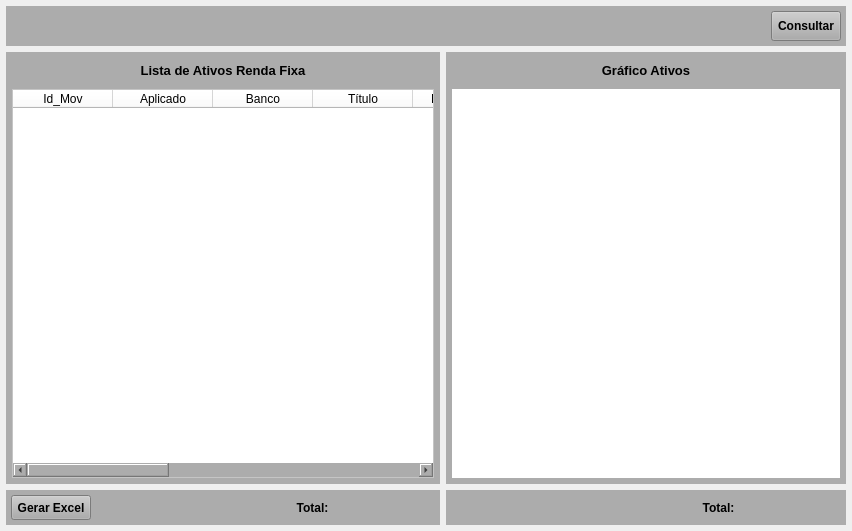
<?xml version="1.0" encoding="UTF-8"?>
<ui version="4.0">
 <class>MainWindow</class>
 <widget class="QMainWindow" name="MainWindow">
  <property name="geometry">
   <rect>
    <x>0</x>
    <y>0</y>
    <width>852</width>
    <height>531</height>
   </rect>
  </property>
  <property name="windowTitle">
   <string>Ativos em Renda Fixa</string>
  </property>
  <widget class="QWidget" name="centralwidget">
   <layout class="QVBoxLayout" name="verticalLayout">
    <property name="leftMargin">
     <number>6</number>
    </property>
    <property name="topMargin">
     <number>6</number>
    </property>
    <property name="rightMargin">
     <number>6</number>
    </property>
    <property name="bottomMargin">
     <number>6</number>
    </property>
    <item>
     <widget class="QWidget" name="widget_5" native="true">
      <property name="minimumSize">
       <size>
        <width>0</width>
        <height>40</height>
       </size>
      </property>
      <property name="maximumSize">
       <size>
        <width>16777215</width>
        <height>40</height>
       </size>
      </property>
      <property name="styleSheet">
       <string notr="true">background-color: rgb(172, 172, 172);</string>
      </property>
      <layout class="QHBoxLayout" name="horizontalLayout_3">
       <property name="spacing">
        <number>5</number>
       </property>
       <property name="leftMargin">
        <number>5</number>
       </property>
       <property name="topMargin">
        <number>5</number>
       </property>
       <property name="rightMargin">
        <number>5</number>
       </property>
       <property name="bottomMargin">
        <number>5</number>
       </property>
       <item>
        <widget class="QLabel" name="label_7">
         <property name="text">
          <string/>
         </property>
        </widget>
       </item>
       <item>
        <widget class="QPushButton" name="btn_Consulta">
         <property name="sizePolicy">
          <sizepolicy hsizetype="Preferred" vsizetype="Preferred">
           <horstretch>0</horstretch>
           <verstretch>0</verstretch>
          </sizepolicy>
         </property>
         <property name="minimumSize">
          <size>
           <width>0</width>
           <height>0</height>
          </size>
         </property>
         <property name="maximumSize">
          <size>
           <width>70</width>
           <height>30</height>
          </size>
         </property>
         <property name="font">
          <font>
           <pointsize>9</pointsize>
           <weight>75</weight>
           <bold>true</bold>
          </font>
         </property>
         <property name="cursor">
          <cursorShape>PointingHandCursor</cursorShape>
         </property>
         <property name="text">
          <string>Consultar</string>
         </property>
        </widget>
       </item>
      </layout>
     </widget>
    </item>
    <item>
     <widget class="QWidget" name="widget_3" native="true">
      <layout class="QHBoxLayout" name="horizontalLayout_2">
       <property name="leftMargin">
        <number>0</number>
       </property>
       <property name="topMargin">
        <number>0</number>
       </property>
       <property name="rightMargin">
        <number>0</number>
       </property>
       <property name="bottomMargin">
        <number>0</number>
       </property>
       <item>
        <widget class="QWidget" name="widget_9" native="true">
         <layout class="QVBoxLayout" name="verticalLayout_4">
          <property name="leftMargin">
           <number>0</number>
          </property>
          <property name="topMargin">
           <number>0</number>
          </property>
          <property name="rightMargin">
           <number>0</number>
          </property>
          <property name="bottomMargin">
           <number>0</number>
          </property>
          <item>
           <widget class="QWidget" name="widget_4" native="true">
            <property name="minimumSize">
             <size>
              <width>0</width>
              <height>0</height>
             </size>
            </property>
            <property name="styleSheet">
             <string notr="true">background-color: rgb(172, 172, 172);</string>
            </property>
            <layout class="QVBoxLayout" name="verticalLayout_2">
             <property name="spacing">
              <number>6</number>
             </property>
             <property name="leftMargin">
              <number>6</number>
             </property>
             <property name="topMargin">
              <number>6</number>
             </property>
             <property name="rightMargin">
              <number>6</number>
             </property>
             <property name="bottomMargin">
              <number>6</number>
             </property>
             <item>
              <widget class="QLabel" name="label_5">
               <property name="minimumSize">
                <size>
                 <width>0</width>
                 <height>0</height>
                </size>
               </property>
               <property name="maximumSize">
                <size>
                 <width>16777215</width>
                 <height>25</height>
                </size>
               </property>
               <property name="font">
                <font>
                 <pointsize>10</pointsize>
                 <weight>75</weight>
                 <bold>true</bold>
                </font>
               </property>
               <property name="text">
                <string>Lista de Ativos Renda Fixa</string>
               </property>
               <property name="alignment">
                <set>Qt::AlignCenter</set>
               </property>
              </widget>
             </item>
             <item>
              <widget class="QTableWidget" name="table_Lista">
               <property name="sizePolicy">
                <sizepolicy hsizetype="Preferred" vsizetype="Preferred">
                 <horstretch>0</horstretch>
                 <verstretch>0</verstretch>
                </sizepolicy>
               </property>
               <property name="font">
                <font>
                 <pointsize>8</pointsize>
                </font>
               </property>
               <property name="styleSheet">
                <string notr="true">background-color: rgb(255, 255, 255);</string>
               </property>
               <column>
                <property name="text">
                 <string>Id_Mov</string>
                </property>
               </column>
               <column>
                <property name="text">
                 <string>Aplicado</string>
                </property>
               </column>
               <column>
                <property name="text">
                 <string>Banco</string>
                </property>
               </column>
               <column>
                <property name="text">
                 <string>Título</string>
                </property>
               </column>
               <column>
                <property name="text">
                 <string>R$ Aplicado</string>
                </property>
               </column>
               <column>
                <property name="text">
                 <string>R$ Atual</string>
                </property>
               </column>
               <column>
                <property name="text">
                 <string>Indexador</string>
                </property>
               </column>
               <column>
                <property name="text">
                 <string>Tipo</string>
                </property>
               </column>
               <column>
                <property name="text">
                 <string>Vencimento</string>
                </property>
               </column>
               <column>
                <property name="text">
                 <string>Rentabilidade</string>
                </property>
               </column>
               <column>
                <property name="text">
                 <string>Liquidez</string>
                </property>
               </column>
              </widget>
             </item>
            </layout>
           </widget>
          </item>
          <item>
           <widget class="QWidget" name="widget" native="true">
            <property name="maximumSize">
             <size>
              <width>16777215</width>
              <height>35</height>
             </size>
            </property>
            <property name="styleSheet">
             <string notr="true">background-color: rgb(172, 172, 172);</string>
            </property>
            <layout class="QHBoxLayout" name="horizontalLayout">
             <property name="spacing">
              <number>5</number>
             </property>
             <property name="leftMargin">
              <number>5</number>
             </property>
             <property name="topMargin">
              <number>5</number>
             </property>
             <property name="rightMargin">
              <number>5</number>
             </property>
             <property name="bottomMargin">
              <number>5</number>
             </property>
             <item>
              <widget class="QPushButton" name="btn_Excel">
               <property name="sizePolicy">
                <sizepolicy hsizetype="Preferred" vsizetype="Preferred">
                 <horstretch>0</horstretch>
                 <verstretch>0</verstretch>
                </sizepolicy>
               </property>
               <property name="minimumSize">
                <size>
                 <width>0</width>
                 <height>0</height>
                </size>
               </property>
               <property name="maximumSize">
                <size>
                 <width>80</width>
                 <height>30</height>
                </size>
               </property>
               <property name="font">
                <font>
                 <pointsize>9</pointsize>
                 <weight>75</weight>
                 <bold>true</bold>
                </font>
               </property>
               <property name="cursor">
                <cursorShape>PointingHandCursor</cursorShape>
               </property>
               <property name="text">
                <string>Gerar Excel</string>
               </property>
              </widget>
             </item>
             <item>
              <widget class="QLabel" name="label_Excel">
               <property name="text">
                <string/>
               </property>
              </widget>
             </item>
             <item>
              <widget class="QLabel" name="label_18">
               <property name="minimumSize">
                <size>
                 <width>0</width>
                 <height>0</height>
                </size>
               </property>
               <property name="maximumSize">
                <size>
                 <width>35</width>
                 <height>16777215</height>
                </size>
               </property>
               <property name="font">
                <font>
                 <pointsize>9</pointsize>
                 <weight>75</weight>
                 <bold>true</bold>
                </font>
               </property>
               <property name="text">
                <string>Total:</string>
               </property>
               <property name="alignment">
                <set>Qt::AlignCenter</set>
               </property>
              </widget>
             </item>
             <item>
              <widget class="QLabel" name="label_Total_Lista">
               <property name="maximumSize">
                <size>
                 <width>100</width>
                 <height>25</height>
                </size>
               </property>
               <property name="font">
                <font>
                 <pointsize>9</pointsize>
                 <weight>75</weight>
                 <bold>true</bold>
                </font>
               </property>
               <property name="text">
                <string/>
               </property>
               <property name="alignment">
                <set>Qt::AlignCenter</set>
               </property>
              </widget>
             </item>
            </layout>
           </widget>
          </item>
         </layout>
        </widget>
       </item>
       <item>
        <widget class="QWidget" name="widget_10" native="true">
         <property name="sizePolicy">
          <sizepolicy hsizetype="Preferred" vsizetype="Preferred">
           <horstretch>0</horstretch>
           <verstretch>0</verstretch>
          </sizepolicy>
         </property>
         <property name="maximumSize">
          <size>
           <width>400</width>
           <height>16777215</height>
          </size>
         </property>
         <layout class="QVBoxLayout" name="verticalLayout_5">
          <property name="leftMargin">
           <number>0</number>
          </property>
          <property name="topMargin">
           <number>0</number>
          </property>
          <property name="rightMargin">
           <number>0</number>
          </property>
          <property name="bottomMargin">
           <number>0</number>
          </property>
          <item>
           <widget class="QWidget" name="widget_6" native="true">
            <property name="maximumSize">
             <size>
              <width>16777215</width>
              <height>16777215</height>
             </size>
            </property>
            <property name="styleSheet">
             <string notr="true">background-color: rgb(172, 172, 172);</string>
            </property>
            <layout class="QVBoxLayout" name="verticalLayout_3">
             <property name="spacing">
              <number>6</number>
             </property>
             <property name="leftMargin">
              <number>6</number>
             </property>
             <property name="topMargin">
              <number>6</number>
             </property>
             <property name="rightMargin">
              <number>6</number>
             </property>
             <property name="bottomMargin">
              <number>6</number>
             </property>
             <item>
              <widget class="QLabel" name="label_6">
               <property name="minimumSize">
                <size>
                 <width>0</width>
                 <height>0</height>
                </size>
               </property>
               <property name="maximumSize">
                <size>
                 <width>16777215</width>
                 <height>25</height>
                </size>
               </property>
               <property name="font">
                <font>
                 <pointsize>10</pointsize>
                 <weight>75</weight>
                 <bold>true</bold>
                </font>
               </property>
               <property name="text">
                <string>Gráfico Ativos</string>
               </property>
               <property name="alignment">
                <set>Qt::AlignCenter</set>
               </property>
              </widget>
             </item>
             <item>
              <widget class="QWidget" name="widget_grafico" native="true">
               <property name="styleSheet">
                <string notr="true">background-color: rgb(255, 255, 255);</string>
               </property>
              </widget>
             </item>
            </layout>
           </widget>
          </item>
          <item>
           <widget class="QWidget" name="widget_8" native="true">
            <property name="maximumSize">
             <size>
              <width>16777215</width>
              <height>35</height>
             </size>
            </property>
            <property name="styleSheet">
             <string notr="true">background-color: rgb(172, 172, 172);</string>
            </property>
            <layout class="QHBoxLayout" name="horizontalLayout_5">
             <property name="spacing">
              <number>5</number>
             </property>
             <property name="leftMargin">
              <number>5</number>
             </property>
             <property name="topMargin">
              <number>5</number>
             </property>
             <property name="rightMargin">
              <number>5</number>
             </property>
             <property name="bottomMargin">
              <number>5</number>
             </property>
             <item>
              <widget class="QLabel" name="label_4">
               <property name="text">
                <string/>
               </property>
              </widget>
             </item>
             <item>
              <widget class="QLabel" name="label_20">
               <property name="minimumSize">
                <size>
                 <width>0</width>
                 <height>0</height>
                </size>
               </property>
               <property name="maximumSize">
                <size>
                 <width>35</width>
                 <height>16777215</height>
                </size>
               </property>
               <property name="font">
                <font>
                 <pointsize>9</pointsize>
                 <weight>75</weight>
                 <bold>true</bold>
                </font>
               </property>
               <property name="text">
                <string>Total:</string>
               </property>
               <property name="alignment">
                <set>Qt::AlignCenter</set>
               </property>
              </widget>
             </item>
             <item>
              <widget class="QLabel" name="label_Total_Grafico">
               <property name="maximumSize">
                <size>
                 <width>100</width>
                 <height>25</height>
                </size>
               </property>
               <property name="font">
                <font>
                 <pointsize>9</pointsize>
                 <weight>75</weight>
                 <bold>true</bold>
                </font>
               </property>
               <property name="text">
                <string/>
               </property>
               <property name="alignment">
                <set>Qt::AlignCenter</set>
               </property>
              </widget>
             </item>
            </layout>
           </widget>
          </item>
         </layout>
        </widget>
       </item>
      </layout>
     </widget>
    </item>
   </layout>
  </widget>
 </widget>
 <resources/>
 <connections/>
</ui>
